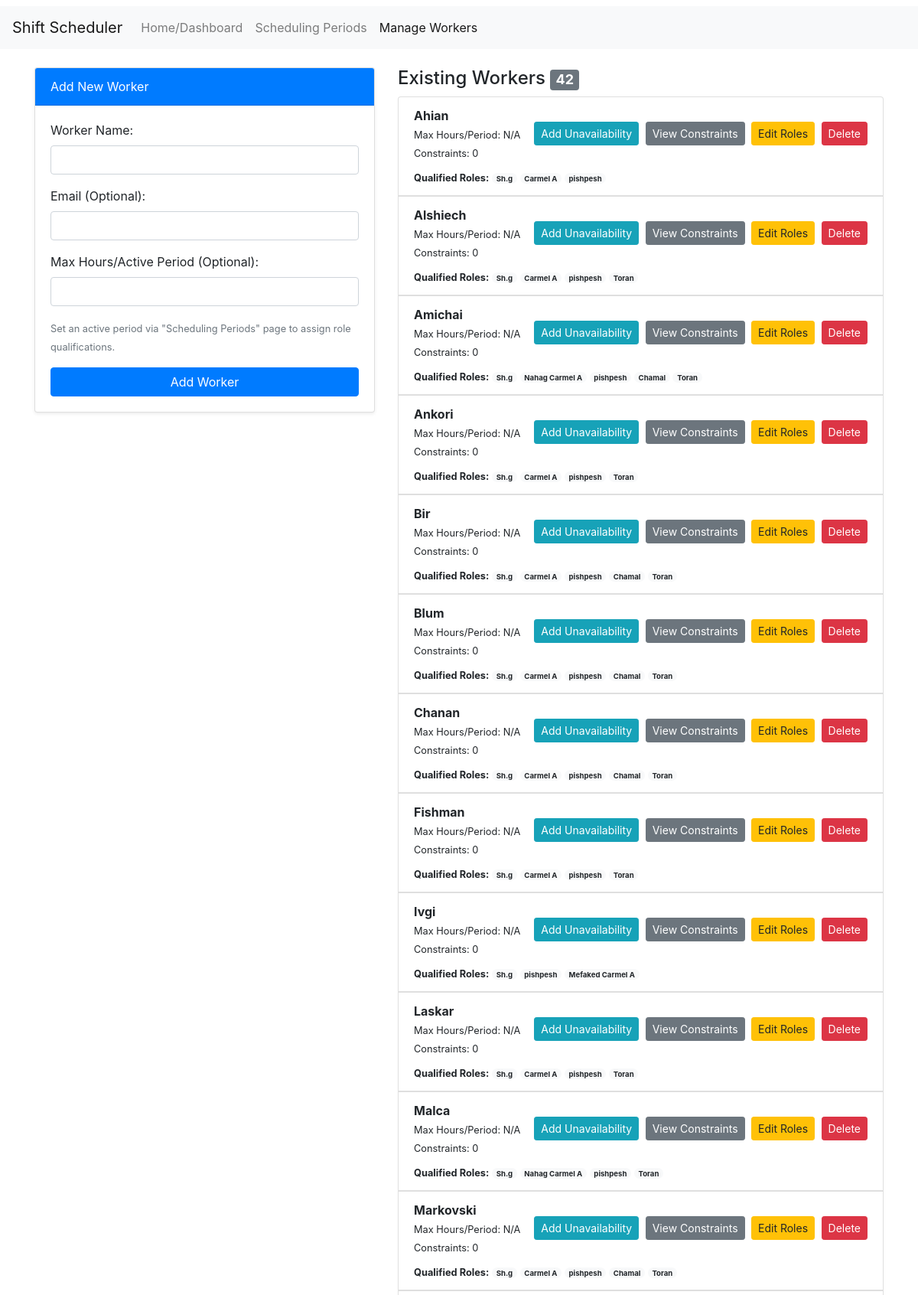
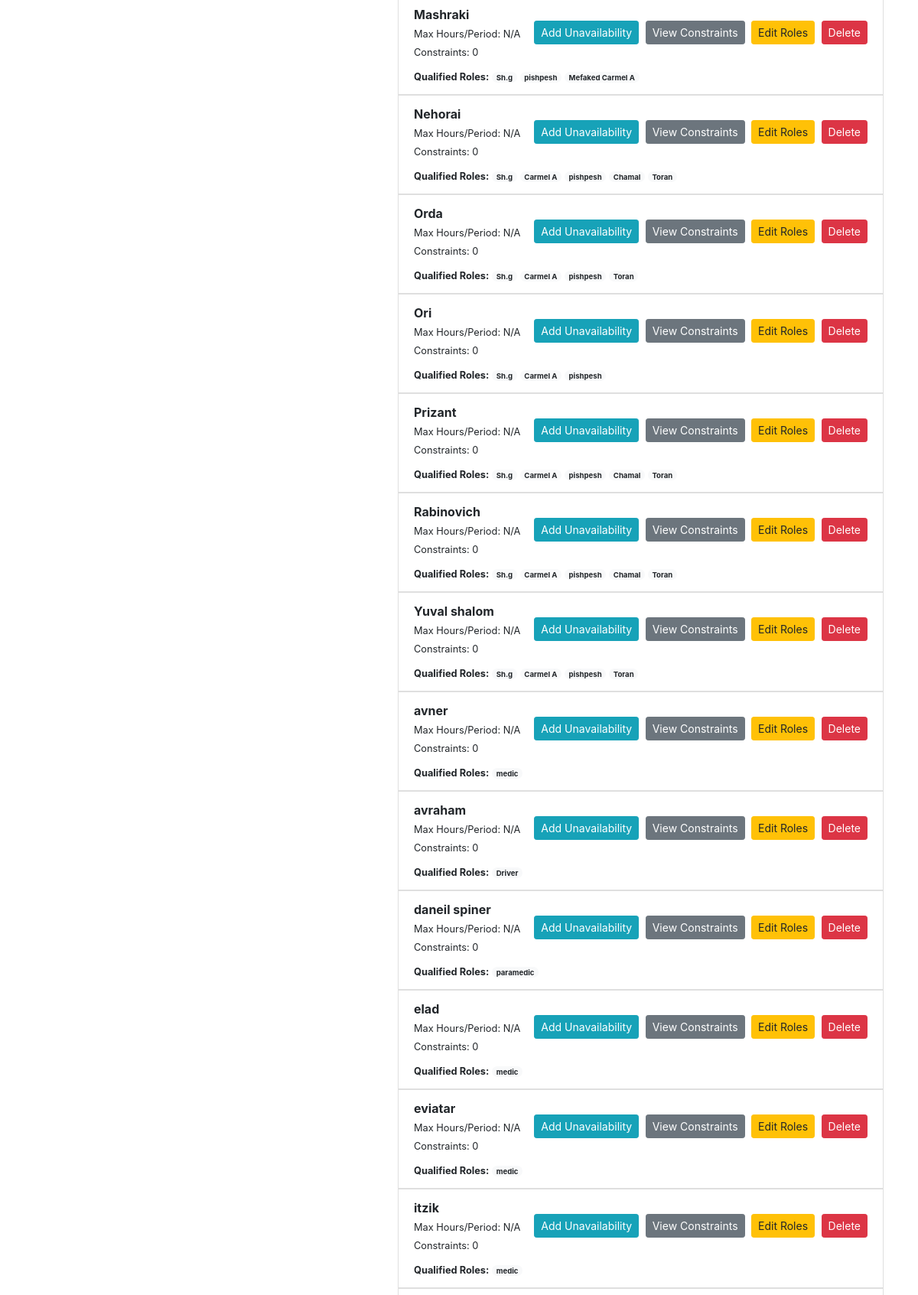
Page /manage_workers (upper part) on the committed database (2 pictures, top to bottom).
### app/models.py (models this page shows, shortened)
class Worker(db.Model):
    __tablename__ = 'worker'
    id = db.Column(db.Integer, primary_key=True)
    name = db.Column(db.String(100), unique=True, nullable=False)
    email = db.Column(db.String(120), unique=True, nullable=True)
    max_hours_per_week = db.Column(db.Integer, nullable=True) # Interpreted as max for active period by algorithm
    constraints = db.relationship('Constraint', backref='worker', lazy='dynamic', cascade="all, delete-orphan")
    scheduled_shifts = db.relationship('ScheduledShift', backref='worker_assigned', lazy='dynamic', cascade="all, delete-orphan")
    qualified_roles = db.relationship('JobRole', secondary=worker_jobrole_association,
                                      lazy='subquery', # Eagerly loads roles when worker is loaded
                                      backref=db.backref('qualified_workers', lazy='dynamic'))

class JobRole(db.Model):
    __tablename__ = 'job_role'
    id = db.Column(db.Integer, primary_key=True)
    name = db.Column(db.String(100), nullable=False) # e.g., "Cook", "Servant"
    number_needed = db.Column(db.Integer, default=1, nullable=False) # Number needed simultaneously
    shift_duration_days = db.Column(db.Integer, default=0, nullable=False)
    shift_duration_hours = db.Column(db.Integer, default=0, nullable=False)
    shift_duration_minutes = db.Column(db.Integer, default=0, nullable=False)
    difficulty_multiplier = db.Column(db.Float, nullable=False, default=1.0, server_default='1.0')
    work_start_time = db.Column(db.Time, nullable=True)  # e.g., 22:00 for night shift
    work_end_time = db.Column(db.Time, nullable=True)    # e.g., 04:00 for night shift
    is_overnight_shift = db.Column(db.Boolean, default=False, nullable=False)  # True if shift crosses midnight
    scheduling_period_id = db.Column(db.Integer, db.ForeignKey('scheduling_period.id', ondelete="CASCADE"), nullable=False)
    scheduling_period = db.relationship('SchedulingPeriod', backref=db.backref('job_roles', lazy='dynamic', cascade="all, delete-orphan"))

### app/routes.py (the view, shortened to what this page needs)
@main_bp.route('/manage_workers', methods=['GET', 'POST'])
def manage_workers():
    active_period = get_active_period()
    all_job_roles_in_active_period = []
    if active_period:
        all_job_roles_in_active_period = JobRole.query.filter_by(scheduling_period_id=active_period.id).order_by(JobRole.name).all()
    workers = Worker.query.options(
        selectinload(Worker.qualified_roles).selectinload(JobRole.scheduling_period)
    ).order_by(Worker.name).all()
    return render_template('manage_workers.html', workers=workers, active_period=active_period,
                           all_job_roles_in_active_period=all_job_roles_in_active_period)

### app/routes.py (called while the page is built)
def get_active_period():
    active_period_id = session.get('active_period_id')
    if active_period_id:
        return SchedulingPeriod.query.get(active_period_id)
    return None

### app/templates/manage_workers.html (shortened to what this page needs)
{% extends "base.html" %}
{% block content %}
<div class="row">
    <div class="col-md-5">
        <div class="card shadow-sm mb-4">
            <div class="card-header bg-primary text-white">Add New Worker</div>
            <div class="card-body">
                <form method="POST" action="{{ url_for('main.manage_workers') }}" class="needs-validation" novalidate>
                    <div class="form-group">
                        <label for="worker_name">Worker Name:</label>
                        <input type="text" class="form-control" id="worker_name" name="worker_name" required>
                    </div>
                    <div class="form-group">
                        <label for="worker_email">Email (Optional):</label>
                        <input type="email" class="form-control" id="worker_email" name="worker_email">
                    </div>
                    <div class="form-group">
                        <label for="max_hours_per_week">Max Hours/Active Period (Optional):</label>
                        <input type="number" class="form-control" id="max_hours_per_week" name="max_hours_per_week" min="0">
                    </div>
                    {% if active_period and all_job_roles_in_active_period %}
                    <div class="form-group">
                        <label>Qualified Roles (for current active period: {{ active_period.name }}):</label>
                        {% for role in all_job_roles_in_active_period %}
                        <div class="form-check">
                            <input class="form-check-input" type="checkbox" name="qualified_roles" value="{{ role.id }}" id="role_{{ role.id }}_new_{{ worker.id if worker else 'new' }}">
                            <label class="form-check-label" for="role_{{ role.id }}_new_{{ worker.id if worker else 'new' }}">
                                {{ role.name }}
                            </label>
                        </div>
                        {% endfor %}
                        {% if not all_job_roles_in_active_period %}<small class="text-muted">No job roles defined for the active period '{{ active_period.name }}' yet.</small>{% endif %}
                    </div>
                    {% elif active_period %}
                         <p><small class="text-muted">No job roles defined yet for active period '{{ active_period.name }}' to assign qualifications.</small></p>
                    {% else %}
                        <p><small class="text-muted">Set an active period via "Scheduling Periods" page to assign role qualifications.</small></p>
                    {% endif %}
                    <button type="submit" class="btn btn-primary btn-block">Add Worker</button>
                </form>
            </div>
        </div>
    </div>
    <div class="col-md-7">
        <h4>Existing Workers <span class="badge badge-secondary">{{ workers|length }}</span></h4>
        {% if workers %}
            <ul class="list-group">
            {% for worker_iter in workers %}
                <li class="list-group-item">
                    <div class="d-flex justify-content-between align-items-center">
                        <div>
                            <strong>{{ worker_iter.name }}</strong>
                            {% if worker_iter.email %}<small class="text-muted"> ({{ worker_iter.email }})</small>{% endif %}<br>
                            <small>Max Hours/Period: {{ worker_iter.max_hours_per_week if worker_iter.max_hours_per_week is not none else 'N/A' }}</small><br>
                            <small>Constraints: {{ worker_iter.constraints.count() }}</small>
                        </div>
                        <div>
                            <button class="btn btn-sm btn-info mr-1" data-toggle="modal" data-target="#constraintModal-{{ worker_iter.id }}">Add Unavailability</button>
                            <button class="btn btn-sm btn-secondary mr-1" data-toggle="modal" data-target="#viewConstraintsModal-{{ worker_iter.id }}">View Constraints</button>
                            <button class="btn btn-sm btn-warning mr-1" data-toggle="modal" data-target="#rolesModal-{{ worker_iter.id }}">Edit Roles</button>
                            <form method="POST" action="{{ url_for('main.delete_worker', worker_id=worker_iter.id) }}" style="display: inline;">
                                <button type="submit" class="btn btn-sm btn-danger" onclick="return confirm('DELETE worker \'{{ worker_iter.name }}\' and ALL their data? This cannot be undone.');">Delete</button>
                            </form>
                        </div>
                    </div>
                    {% if worker_iter.qualified_roles %}
                        <div class="mt-2">
                            <small><strong>Qualified Roles:</strong>
                                {% for role in worker_iter.qualified_roles %}
                                    <span class="badge badge-pill badge-light">{{ role.name }} {% if active_period and role.scheduling_period_id != active_period.id %}(from other period){% endif %}</span>
                                {% endfor %}
                            </small>
                        </div>
                    {% endif %}
                </li>
            {% endfor %}
            </ul>
        {% else %}
            <p>No workers created yet.</p>
        {% endif %}
    </div>
</div>
{% endblock %}

### app/static/css/style.css (style rules this page uses)
body { padding-top: 0.5rem; font-family: -apple-system, BlinkMacSystemFont, "Segoe UI", Roboto, "Helvetica Neue", Arial, sans-serif; }
.card { margin-bottom: 1.5rem; }

### rows in the picture
Worker: name "Ahian", max_hours_per_week "N/A", constraints.count "0"
JobRole: name "Sh.g"
JobRole: name "Carmel A"
JobRole: name "pishpesh"
Worker: name "Alshiech", max_hours_per_week "N/A", constraints.count "0"
JobRole: name "Toran"
Worker: name "Amichai", max_hours_per_week "N/A", constraints.count "0"
JobRole: name "Nahag Carmel A"
JobRole: name "Chamal"
Worker: name "Ankori", max_hours_per_week "N/A", constraints.count "0"
Worker: name "Bir", max_hours_per_week "N/A", constraints.count "0"
Worker: name "Blum", max_hours_per_week "N/A", constraints.count "0"
Worker: name "Chanan", max_hours_per_week "N/A", constraints.count "0"
Worker: name "Fishman", max_hours_per_week "N/A", constraints.count "0"
Worker: name "Ivgi", max_hours_per_week "N/A", constraints.count "0"
JobRole: name "Mefaked Carmel A"
Worker: name "Laskar", max_hours_per_week "N/A", constraints.count "0"
Worker: name "Malca", max_hours_per_week "N/A", constraints.count "0"
Worker: name "Markovski", max_hours_per_week "N/A", constraints.count "0"
Worker: name "Mashraki", max_hours_per_week "N/A", constraints.count "0"
Worker: name "Nehorai", max_hours_per_week "N/A", constraints.count "0"
Worker: name "Orda", max_hours_per_week "N/A", constraints.count "0"
Worker: name "Ori", max_hours_per_week "N/A", constraints.count "0"
Worker: name "Prizant", max_hours_per_week "N/A", constraints.count "0"
Worker: name "Rabinovich", max_hours_per_week "N/A", constraints.count "0"
Worker: name "Yuval shalom", max_hours_per_week "N/A", constraints.count "0"
Worker: name "avner", max_hours_per_week "N/A", constraints.count "0"
JobRole: name "medic"
Worker: name "avraham", max_hours_per_week "N/A", constraints.count "0"
JobRole: name "Driver"
Worker: name "daneil spiner", max_hours_per_week "N/A", constraints.count "0"
JobRole: name "paramedic"
Worker: name "elad", max_hours_per_week "N/A", constraints.count "0"
Worker: name "eviatar", max_hours_per_week "N/A", constraints.count "0"
Worker: name "itzik", max_hours_per_week "N/A", constraints.count "0"

### other values in the picture
{{ workers|length }} "42"
